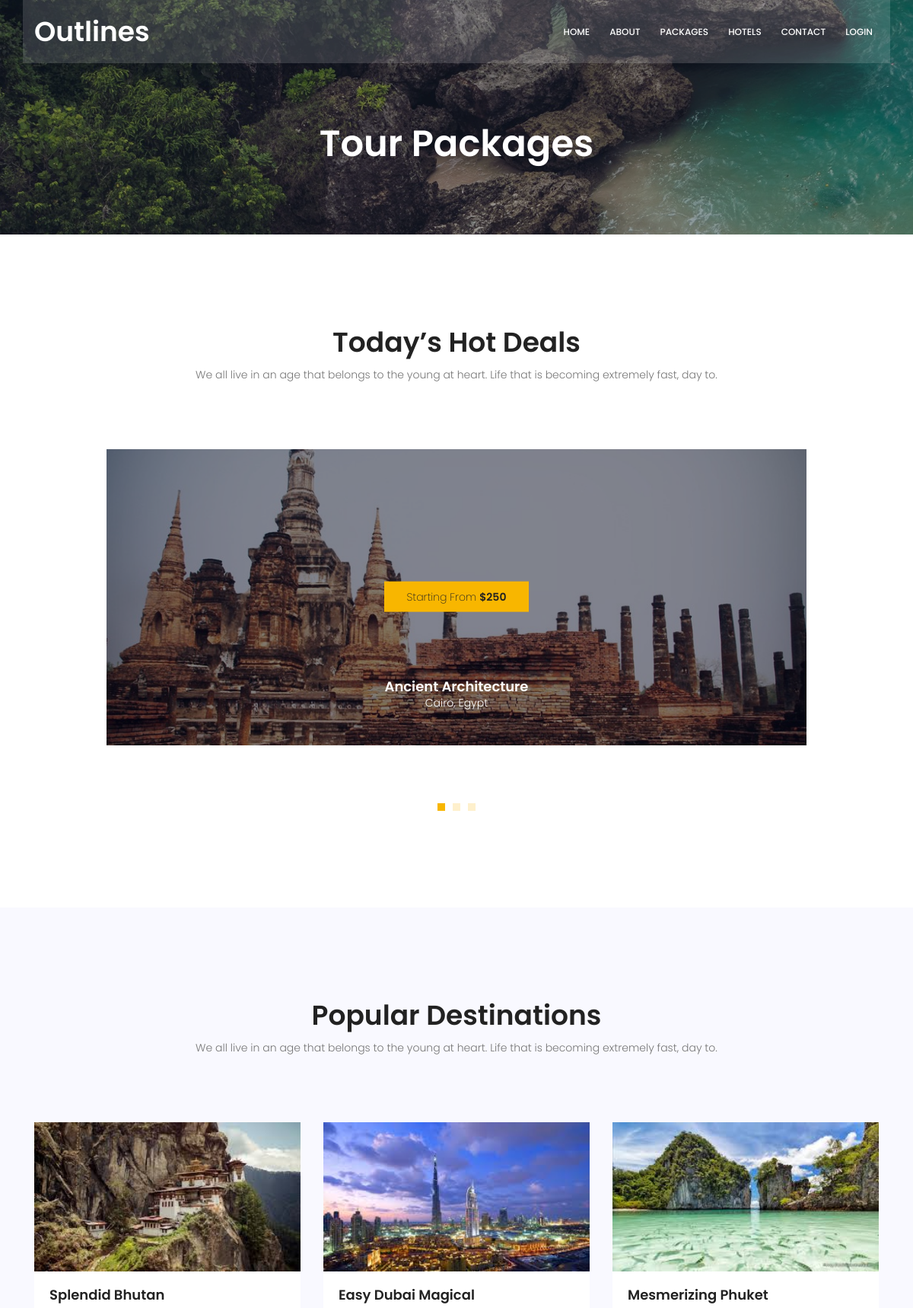
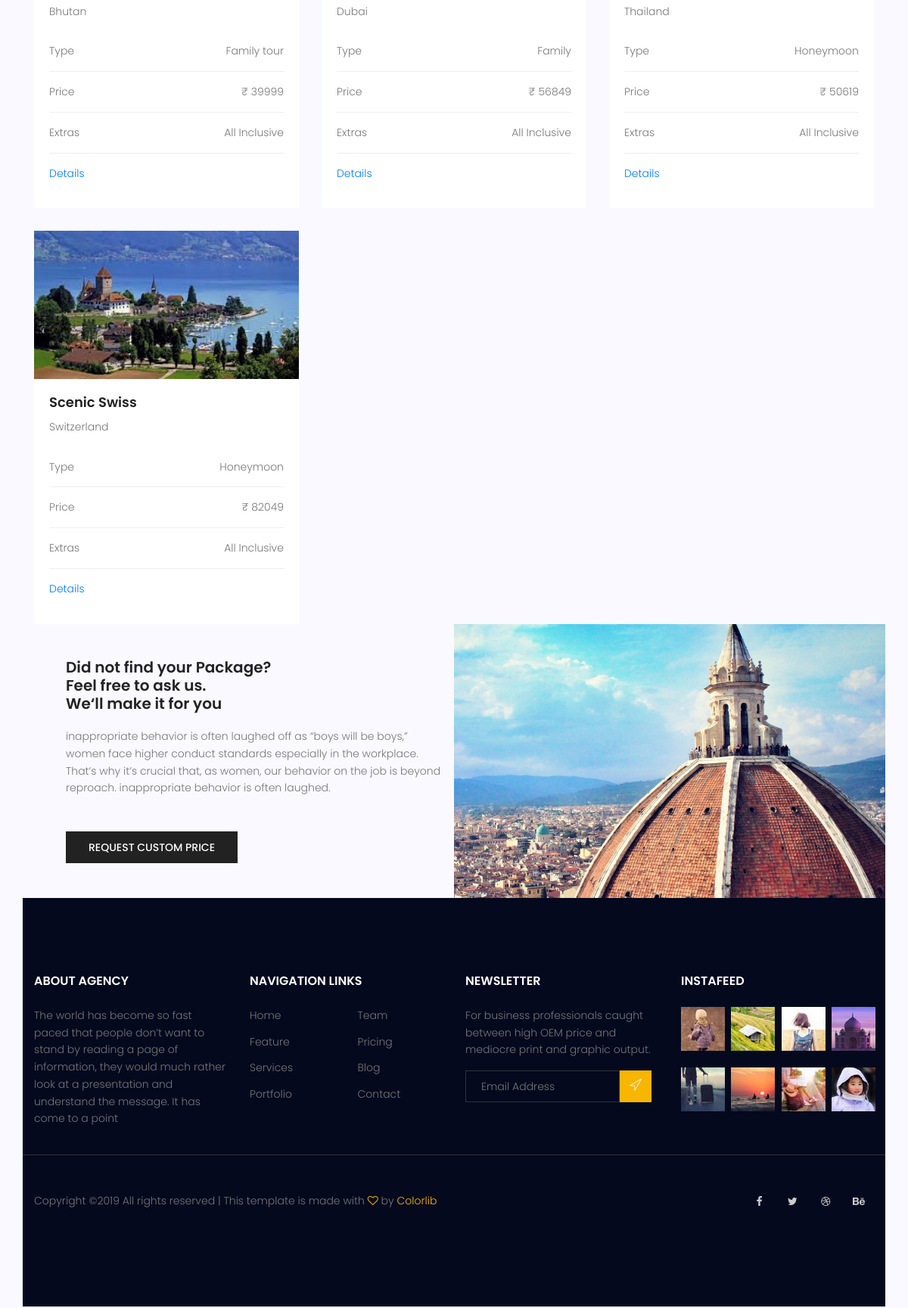
The page /packages.php (upper part) on the database its author committed (2 pictures, top to bottom).
### tables this page shows
CREATE TABLE `tourpackages` (
  `package_id` int(11) NOT NULL,
  `name` varchar(500) NOT NULL,
  `type` varchar(500) NOT NULL,
  `location` varchar(500) NOT NULL,
  `price` int(11) NOT NULL,
  `features` varchar(5000) NOT NULL,
  `details` varchar(5000) NOT NULL,
  `image` varchar(500) NOT NULL
);

### packages.php (the view, shortened to what this page needs)
	<!DOCTYPE html>
	<html lang="zxx" class="no-js">
	<head>
			<link rel="stylesheet" href="css/linearicons.css">
			<link rel="stylesheet" href="css/font-awesome.min.css">
			<link rel="stylesheet" href="css/bootstrap.css">
			<link rel="stylesheet" href="css/magnific-popup.css">
			<link rel="stylesheet" href="css/jquery-ui.css">
			<link rel="stylesheet" href="css/nice-select.css">
			<link rel="stylesheet" href="css/animate.min.css">
			<link rel="stylesheet" href="css/owl.carousel.css">
			<link rel="stylesheet" href="css/main.css">
			<link rel="stylesheet" href="css/packages.css">
		</head>
		<body>
			<?php
			include('header.php');
			?>
			<section class="about-banner relative">
				<div class="overlay overlay-bg"></div>
				<div class="container">
					<div class="row d-flex align-items-center justify-content-center">
						<div class="about-content col-lg-12">
							<h1 class="text-white">
								Tour Packages
							</h1>
						</div>
					</div>
				</div>
			</section>
			<section class="hot-deal-area section-gap">
				<div class="container">
		            <div class="row d-flex justify-content-center">
		                <div class="menu-content pb-70 col-lg-8">
		                    <div class="title text-center">
		                        <h1 class="mb-10">Today’s Hot Deals</h1>
		                        <p>We all live in an age that belongs to the young at heart. Life that is becoming extremely fast, day to.</p>
		                    </div>
		                </div>
		            </div>
					<div class="row justify-content-center">
						<div class="col-lg-10 active-hot-deal-carusel">
							<div class="single-carusel">
								<div class="thumb relative">
								</div>
								<div class="price-detials">
									<a href="#" class="price-btn">Starting From <span>$250</span></a>
								</div>
								<div class="details">
									<h4 class="text-white">Ancient Architecture</h4>
									<p class="text-white">
										Cairo, Egypt
									</p>
								</div>
							</div>
						</div>
					</div>
				</div>
			</section>
			<section class="destinations-area section-gap">
				<div class="container">
		            <div class="row d-flex justify-content-center">
		                <div class="menu-content pb-40 col-lg-8">
		                    <div class="title text-center">
		                        <h1 class="mb-10">Popular Destinations</h1>
		                        <p>We all live in an age that belongs to the young at heart. Life that is becoming extremely fast, day to.</p>
		                    </div>
		                </div>
		            </div>
		        	<div class="row">
		           <?php
		           		$sql = "SELECT * from tourpackages";
						$result = $conn->query($sql);
						while($row=$result->fetch_assoc())
						{
		           ?>
						<div class="col-lg-4">
							<div class="single-destinations">
								<div class="thumb">
									<img src="img/<?php echo htmlentities($row['image']);?>" alt="">
								</div>
								<div class="details">
									<h4><?php echo htmlentities($row['name']);?></h4>
									<p>
										<?php echo htmlentities($row['location']);?>
									</p>
									<ul class="package-list">
										<li class="d-flex justify-content-between align-items-center">
											<span>Type</span>
											<span><?php echo htmlentities($row['type']);?></span>
										</li>
										<li class="d-flex justify-content-between align-items-center">
											<span>Price</span>
											<span>&#x20b9; <?php echo htmlentities($row['price']);?></span>
										</li>
										<li class="d-flex justify-content-between align-items-center">
											<span>Extras</span>
											<span>All Inclusive</span>
										</li>
										<li class="d-flex justify-content-between align-items-center">
											<a href="package-details.php?pkgid=<?php echo htmlentities($row['package_id']);?>" class="details-btn">Details</a>
										</li>
									</ul>
								</div>
							</div>
						</div>
					<?php } ?>
			<section class="home-about-area">
				<div class="container-fluid">
					<div class="row align-items-center justify-content-end">
						<div class="col-lg-6 col-md-12 home-about-left">
							<h1>
								Did not find your Package? <br>
								Feel free to ask us. <br>
								We‘ll make it for you
							</h1>
							<p>
								inappropriate behavior is often laughed off as “boys will be boys,” women face higher conduct standards especially in the workplace. That’s why it’s crucial that, as women, our behavior on the job is beyond reproach. inappropriate behavior is often laughed.
							</p>
							<a href="#" class="primary-btn text-uppercase">request custom price</a>
						</div>
						<div class="col-lg-6 col-md-12 home-about-right no-padding">
							<img class="img-fluid" src="img/packages/about-img.jpg" alt="">
						</div>
					</div>
				</div>
			</section>
			<footer class="footer-area section-gap">
				<div class="container">
					<div class="row">
						<div class="col-lg-3  col-md-6 col-sm-6">
							<div class="single-footer-widget">
								<h6>About Agency</h6>
								<p>
									The world has become so fast paced that people don’t want to stand by reading a page of information, they would much rather look at a presentation and understand the message. It has come to a point
								</p>
							</div>
						</div>
						<div class="col-lg-3 col-md-6 col-sm-6">
							<div class="single-footer-widget">
								<h6>Navigation Links</h6>
								<div class="row">
									<div class="col">
										<ul>
											<li><a href="#">Home</a></li>
											<li><a href="#">Feature</a></li>
											<li><a href="#">Services</a></li>
											<li><a href="#">Portfolio</a></li>
										</ul>
									</div>
									<div class="col">
										<ul>
											<li><a href="#">Team</a></li>
											<li><a href="#">Pricing</a></li>
											<li><a href="#">Blog</a></li>
											<li><a href="#">Contact</a></li>
										</ul>
									</div>
								</div>
							</div>
						</div>
						<div class="col-lg-3  col-md-6 col-sm-6">
							<div class="single-footer-widget">
								<h6>Newsletter</h6>
								<p>
									For business professionals caught between high OEM price and mediocre print and graphic output.
								</p>
								<div id="mc_embed_signup">
									<form target="_blank" action="https://spondonit.us12.list-manage.com/subscribe/post?u=1462626880ade1ac87bd9c93a&amp;id=92a4423d01" method="get" class="subscription relative">
										<div class="input-group d-flex flex-row">
											<input name="EMAIL" placeholder="Email Address" onfocus="this.placeholder = ''" onblur="this.placeholder = 'Email Address '" required="" type="email">
											<button class="btn bb-btn"><span class="lnr lnr-location"></span></button>
										</div>
									</form>
								</div>
							</div>
						</div>
						<div class="col-lg-3  col-md-6 col-sm-6">
							<div class="single-footer-widget mail-chimp">
								<h6 class="mb-20">InstaFeed</h6>
								<ul class="instafeed d-flex flex-wrap">
									<li><img src="img/i1.jpg" alt=""></li>
									<li><img src="img/i2.jpg" alt=""></li>
									<li><img src="img/i3.jpg" alt=""></li>
									<li><img src="img/i4.jpg" alt=""></li>
									<li><img src="img/i5.jpg" alt=""></li>
									<li><img src="img/i6.jpg" alt=""></li>
									<li><img src="img/i7.jpg" alt=""></li>
									<li><img src="img/i8.jpg" alt=""></li>
								</ul>
							</div>
						</div>
					</div>
					<div class="row footer-bottom d-flex justify-content-between align-items-center">
						<p class="col-lg-8 col-sm-12 footer-text m-0">
Copyright &copy;<script>document.write(new Date().getFullYear());</script> All rights reserved | This template is made with <i class="fa fa-heart-o" aria-hidden="true"></i> by <a href="https://colorlib.com" target="_blank">Colorlib</a>
</p>
						<div class="col-lg-4 col-sm-12 footer-social">
							<a href="#"><i class="fa fa-facebook"></i></a>
							<a href="#"><i class="fa fa-twitter"></i></a>
							<a href="#"><i class="fa fa-dribbble"></i></a>
							<a href="#"><i class="fa fa-behance"></i></a>
						</div>
					</div>
				</div>
			</footer>
		</body>
	</html>

### rows shown on the page
tourpackages: image (picture), name "Splendid Bhutan", location "Bhutan", type "Family tour", price "39999"
tourpackages: image (picture), name "Easy Dubai Magical", location "Dubai", type "Family", price "56849"
tourpackages: image (picture), name "Mesmerizing Phuket", location "Thailand", type "Honeymoon", price "50619"
tourpackages: image (picture), name "Scenic Swiss", location "Switzerland", type "Honeymoon", price "82049"
